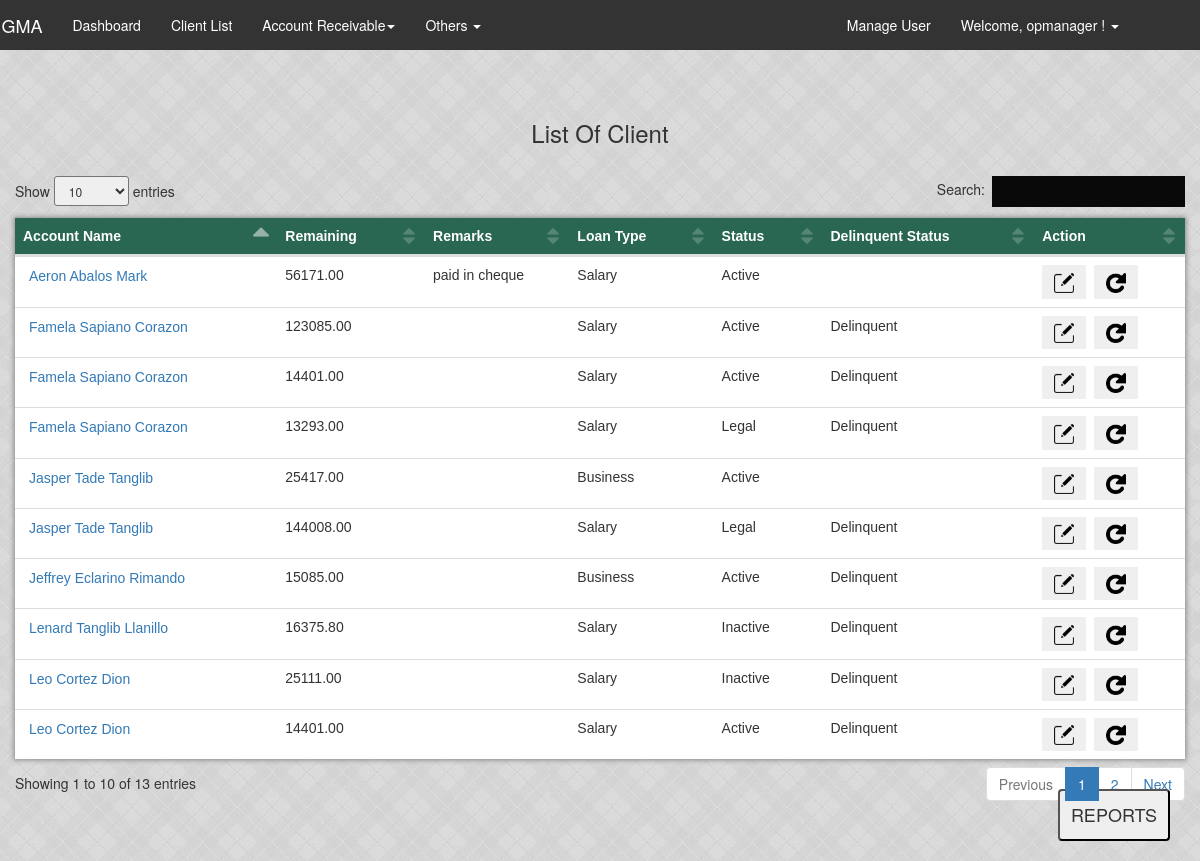
The page /html/List.php (signed in) on the database its author committed.
### tables this page shows
CREATE TABLE `loan` (
  `loan_id` int(11) NOT NULL AUTO_INCREMENT,
  `loan_balance` int(11) DEFAULT '0',
  `date_booked` date NOT NULL,
  `maturity_date` date NOT NULL,
  `client_id` int(11) NOT NULL,
  `bi_monthly` int(11) DEFAULT '0',
  `interest_rate` int(11) DEFAULT '0',
  `loan_class` varchar(45) NOT NULL,
  `original_amount` decimal(65,2) DEFAULT '0.00',
  `insurance` int(11) DEFAULT '0',
  `delinquent_status` enum('Active','Inactive','Legal') DEFAULT 'Active',
  `loan_type` enum('Salary','Business') NOT NULL,
  `loan_remarks` varchar(120) DEFAULT NULL,
  `loan_status` enum('Normal','Restructured','Remove') DEFAULT 'Normal',
  PRIMARY KEY (`loan_id`),
  KEY `fk_clientid_loan_idx` (`client_id`),
  CONSTRAINT `fk_clientid_loan` FOREIGN KEY (`client_id`) REFERENCES `client` (`client_id`) ON DELETE CASCADE ON UPDATE CASCADE
);

CREATE TABLE `client` (
  `client_id` int(11) NOT NULL AUTO_INCREMENT,
  `first_name` varchar(45) NOT NULL,
  `middle_name` varchar(45) NOT NULL,
  `last_name` varchar(45) NOT NULL,
  `name_of_spouse` varchar(45) DEFAULT NULL,
  `present_address` varchar(100) NOT NULL,
  `contact_no` varchar(45) NOT NULL,
  `requested_amount` int(11) DEFAULT '0',
  `registered_status` enum('Pending','Approved','Denied') NOT NULL DEFAULT 'Pending',
  `registered_date` date NOT NULL,
  `business_address` varchar(100) NOT NULL,
  `name_of_firm` varchar(60) NOT NULL,
  `employment` enum('Employed','Own Business') NOT NULL,
  `position` varchar(60) NOT NULL,
  PRIMARY KEY (`client_id`)
);

### html/List.php (the view, shortened to what this page needs)
<?php
  include 'navigation.php';
?>
 <!DOCTYPE html>
 <html>
      <head>
          <link rel="stylesheet" href="css/w3.css">
          <link rel="stylesheet" type="text/css" href="css/table.css">
          <link rel="stylesheet" type="text/css" href="css/custom.css">
          <link rel="stylesheet" type="text/css" href="css/modal.css">
          <link rel="stylesheet" type="text/css" href="css/style.css">
          <link rel="stylesheet" type="text/css" href="css/search.css">
          <link rel="stylesheet" type="text/css" href="css/notification.css">
          <link rel="stylesheet" type="text/css" href="css/bootstrap.min2.css">
          <link rel="stylesheet" type="text/css" href="css/navigation.css">
          <link rel="stylesheet" type="text/css" href="css/navigation2.css">
          <link rel="stylesheet" type="text/css" href="css/dashboard.css">
          <link rel="stylesheet" type="text/css" href="css/dataTables.bootstrap.min.css" />
      </head>
      <body>
        <nav id="myNavbar" class="navbar nav-color" role="navigation">
            <div class="container">
                <div class="navbar-header">
                    <a class="navbar-brand" href="dashboard.php">SIGMA</a>
                </div>
                <div class="collapse navbar-collapse" id="bs-example-navbar-collapse-1">
                    <?php
                        echo navigate_it()
                    ?>
                    <ul class="nav navbar-nav navbar-right">
                    <?php
                      echo navigate_right();
                      ?>
                    </ul>
                </div>
            </div>
        </nav>
           <div class="container pad-1" style="padding-bottom: 54px;">
                <h3 align="center">List Of Client</h3>
                <br />
                     <table id="employee_data" class="table" >
                          <thead>
                               <tr class="my-bg text-white">
                                    <th>Account Name</th>
                                    <th>Remaining</th>
                                    <th>Remarks</th>
                                    <th>Loan Type</th>
				    <th>Status</th>
                                    <th>Delinquent Status</th>
                                    <th>Action</th>
                               </tr>
                          </thead>
                          <?php
                          include "Include/connection.php";
                             $query ="SELECT * from client
                                inner join loan on client.client_id = loan.client_id
                                WHERE registered_status='Approved' AND loan_status!='Remove' group by loan.loan_id";
                             $result = mysqli_query($conn, $query);
                          while($row = mysqli_fetch_array($result))
                            {
                              $id = $row['loan_id'];
                              $sqlForRemain = "SELECT (loan_balance+COALESCE(SUM(fines),0)+COALESCE(SUM(interest),0)-COALESCE((SUM(amount_paid)),0)) as rb FROM payment JOIN payment_info ON payment_info.payment_id = payment.payment_id JOIN loan ON payment.loan_id=loan.loan_id WHERE status='updated' && payment.loan_id=$id";
                                  $rowRemain = mysqli_fetch_assoc(mysqli_query($conn,$sqlForRemain));
                                  $remaining = $rowRemain['rb'];
                                  $remarks= $row['loan_remarks'];
                                  $remarking = htmlspecialchars($remarks);
                                  $first_name = htmlspecialchars($row["first_name"]);
                                  $middle_name = htmlspecialchars($row["middle_name"]);
                                  $last_name = htmlspecialchars($row["last_name"]);
                                  if ($remaining > '0') {
                                 echo '
                                          <tr id='.$row['loan_id'].'>
                                          <td>
                                             <form class="pull-left" name="secret" method="post" action="search.php">
                                              <a href="#" onclick="document.forms["secret"].submit();"><button style="background: transparent; border: none; outline: none;">'.$first_name.' '.$middle_name.' '.$last_name.'</button>&nbsp&nbsp</a>
                                              <input type="hidden" name="loan_id" value='.$row["loan_id"].'>
                                              </form>
                                          </td>
                                              <td>'.$remaining.'</td>
                                              <td data-target="remarks">'.$remarking.'</td>
                                              <td>'.$row["loan_type"].'</td>
                                              <td data-target="status">'.$row["delinquent_status"].' </td>
                                              <td>';
                                      if ($row['maturity_date'] < date('Y-m-d')) {
                                              echo "Delinquent";
                                      }
                                    echo '</td><td>
                                              <a href="#" data-role="edit" data-id='. $row['loan_id'] .'><button class="btn"><img src="img/editing.png" width="20px"></button>&nbsp&nbsp</a>';
                                    if($_SESSION['user']['em_position']=='Operations Manager'){
                                    echo '<a href="#" data-role="update" data-id='. $row['loan_id'] .'><button class="btn"><img src="img/update.png" width="20px">
                                    </button></a>';
                                      }
                                    echo    '</td>
                                          </tr>';
                                    }
                                }
                          ?>
                     </table>
                <button onclick="document.getElementById('id01').style.display='block'" class="reports">REPORTS</button>
          </div>
      </body>
 </html>

### html/css/w3.css (style rules this page uses)
html { box-sizing:border-box }
*,*:before,*:after { box-sizing:inherit }
html { -ms-text-size-adjust:100%;-webkit-text-size-adjust:100% }
body { margin:0 }
article,aside,details,figcaption,figure,footer,header,main,menu,nav,section,summary { display:block }
a { background-color:transparent;-webkit-text-decoration-skip:objects }
img { border-style:none }
button,input,select,textarea { font:inherit;margin:0 }
button,input { overflow:visible }
button,select { text-transform:none }
button,html [type=button],[type=reset],[type=submit] { -webkit-appearance:button }
html,body { font-family:Verdana,sans-serif;font-size:15px;line-height:1.5 }
html { overflow-x:hidden }
h3 { font-size:24px }
h1,h2,h3,h4,h5,h6 { font-family:"Segoe UI",Arial,sans-serif;font-weight:400;margin:10px 0 }
img { vertical-align:middle }
a { color:inherit }

### html/css/table.css (style rules this page uses)
table { font-family: arial, sans-serif; border-collapse: collapse; width: 100%; }
.table { background-color: white!important; box-shadow: 0px 0px 5px 1px #888886!important; }
td, th { text-align: left; padding: 8px; }

### html/css/custom.css (style rules this page uses)
body { background-image: url("../img/cement2.jpg") !important; }
.text-white { color: white!important; }
.my-bg { background-color:#2a6752; }
a { text-decoration: none; }
table.dataTable thead .sorting_asc:after { content: "\e155"; }

### html/css/style.css (style rules this page uses)
.reports { position: fixed; bottom: 20px; right: 30px; font-size: 18px; cursor: pointer; padding: 11px; border-radius: 4px; }

### html/css/navigation.css (style rules this page uses)
.navbar-brand { color: #ffffff; }
.nav-color { background-color: #333; }
.navbar { border-radius: none !important; }

### html/css/navigation2.css (style rules this page uses)
.navbar-header { margin-left:-4%!important; }
.navbar-right { margin-right:21px; }
.btn { border-radius: 0px; overflow: hidden; border:none; }
.text-white { color:#fff; }
.navbar { border:none; border-radius: 0px; position: fixed; width: 100%; z-index: 3; }

### html/css/dashboard.css (style rules this page uses)
.pad-1 { padding: 10rem 0 10rem 0; }

### rows shown on the page
loan: client.first_name "Aeron", client.middle_name "Abalos", client.last_name "Mark", remaining "56171.00", loan_remarks "paid in cheque", loan_type "Salary", delinquent_status "Active"
loan: client.first_name "Jasper", client.middle_name "Tade", client.last_name "Tanglib", remaining "25417.00", loan_type "Business", delinquent_status "Active"
loan: client.first_name "Jeffrey", client.middle_name "Eclarino", client.last_name "Rimando", remaining "15085.00", loan_type "Business", delinquent_status "Active", maturity_date "Delinquent"
loan: client.first_name "Jasper", client.middle_name "Tade", client.last_name "Tanglib", remaining "144008.00", loan_type "Salary", delinquent_status "Legal", maturity_date "Delinquent"
loan: client.first_name "Leo", client.middle_name "Cortez", client.last_name "Dion", remaining "25111.00", loan_type "Salary", delinquent_status "Inactive", maturity_date "Delinquent"
loan: client.first_name "Famela", client.middle_name "Sapiano", client.last_name "Corazon", remaining "123085.00", loan_type "Salary", delinquent_status "Active", maturity_date "Delinquent"
loan: client.first_name "Famela", client.middle_name "Sapiano", client.last_name "Corazon", remaining "14401.00", loan_type "Salary", delinquent_status "Active", maturity_date "Delinquent"
loan: client.first_name "Famela", client.middle_name "Sapiano", client.last_name "Corazon", remaining "13293.00", loan_type "Salary", delinquent_status "Legal", maturity_date "Delinquent"
loan: client.first_name "Lenard", client.middle_name "Tanglib", client.last_name "Llanillo", remaining "16375.80", loan_type "Salary", delinquent_status "Inactive", maturity_date "Delinquent"
loan: client.first_name "Leo", client.middle_name "Cortez", client.last_name "Dion", remaining "14401.00", loan_type "Salary", delinquent_status "Active", maturity_date "Delinquent"

### other values the page prints
$username "opmanager"
